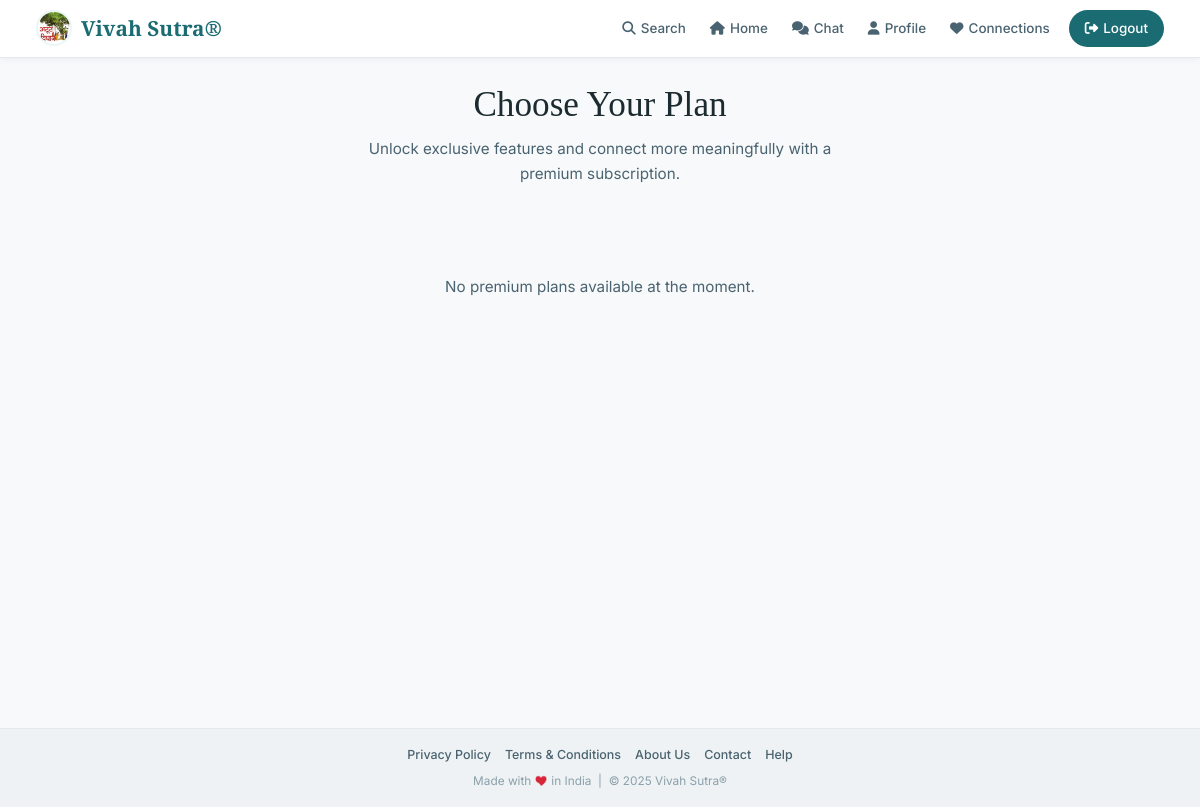
Page /plans/ (signed in) on the earlier database version.
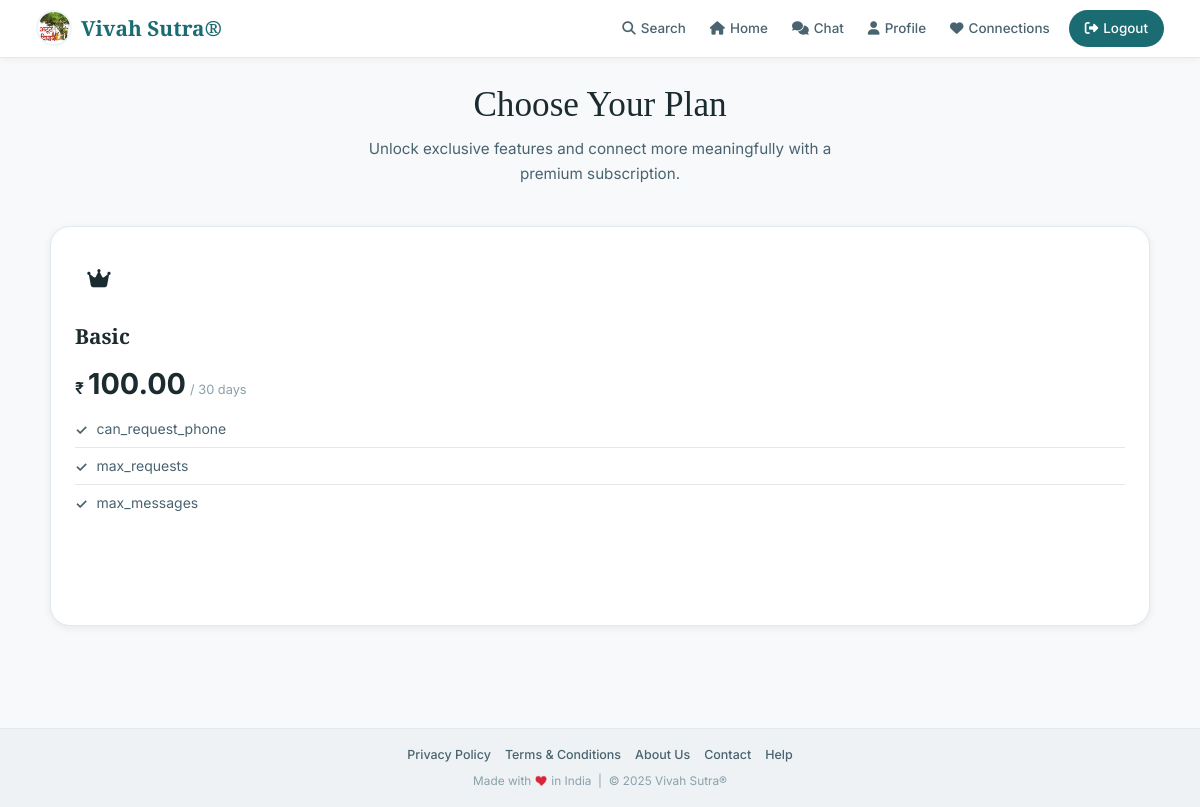
Same page on the later database version.
### plans/models.py (models this page shows, shortened)
class PremiumPlan(models.Model):
    name = models.CharField(max_length=100, unique=True, db_index=True)
    price = models.DecimalField(max_digits=10, decimal_places=2)  # ₹999.00
    duration = models.PositiveIntegerField(help_text="Duration in days")  # e.g. 30, 90, 365
    description = models.TextField(blank=True, null=True)
    is_active = models.BooleanField(default=True)
    created_at = models.DateTimeField(auto_now_add=True)
    class Meta:
        ordering = ["price"]
        verbose_name = "Premium Plan"
        verbose_name_plural = "Premium Plans"

class PlanFeature(models.Model):
    FEATURE_TYPES = [
        ("max_messages", "Max Messages Per Day"),
        ("max_requests", "Max Connection Requests Per Day"),
        ("max_views", "Max Profile Views Per Day"),
        ("can_view_phone", "Can View Phone Number"),
        ("can_request_phone", "Can Request Phone Number"),
        ("priority_support", "Priority Support"),
        ("verified_badge", "Verified Badge"),
        ("other", "Other (description only)"),
    ]
    name = models.CharField(max_length=50, choices=FEATURE_TYPES)
    value = models.CharField(
        max_length=100,
        blank=True,
        null=True,
        help_text="Leave blank for boolean features"
    )
    plans = models.ManyToManyField("PremiumPlan", related_name="features", blank=True)

### plans/views.py (the view)
# urls.py: path("", views.plans_list, name="plans_list"),
@login_required
def plans_list(request):
    plans = PremiumPlan.objects.filter(is_active=True)
    subscription = getattr(request.user, "subscription", None)
    return render(
        request,
        "plans/premiumplans.html",
        {
            "plans": plans,
            "user_subscription": subscription,
        },
    )

### user/context_processors.py (called while the page is built)
def fallback_images(request):
    return {
        "DEFAULT_FEMALE_FALLBACK_URL": getattr(
            settings,
            "DEFAULT_FEMALE_FALLBACK_URL",
            "https://krtiayhjqgtsruzboour.supabase.co/storage/v1/object/public/media/profile_images/femaledefault.png"
        ),
        "DEFAULT_MALE_FALLBACK_URL": getattr(
            settings,
            "DEFAULT_MALE_FALLBACK_URL",
            "https://krtiayhjqgtsruzboour.supabase.co/storage/v1/object/public/media/profile_images/maledefault.png"
        ),
    }

### templates/plans/premiumplans.html (shortened to what this page needs)
{% extends "../user/base.html" %}
{% load static %}
{% block content %}
<div class="plans-wrap">
  <div class="plans-header">
    <h1>Choose Your Plan</h1>
    <p>Unlock exclusive features and connect more meaningfully with a premium subscription.</p>
  </div>
  <div class="plans-grid">
    {% for plan in plans %}
    <div class="plan-card {% if forloop.counter == 2 %}featured{% endif %}">
      <div class="plan-icon"><i class="fas fa-crown"></i></div>
      <div class="plan-name">{{ plan.name }}</div>
      <div class="plan-price">
        <span class="currency">₹</span>{{ plan.price }}
        <span class="period">/ {{ plan.duration }} days</span>
      </div>
      <ul class="plan-features">
        {% for feature in plan.features.all %}
          <li>{{ feature.name }}</li>
        {% empty %}
          <li>All standard features included</li>
        {% endfor %}
      </ul>
      {% if user_subscription and user_subscription.has_active_subscription %}
        <div class="active-sub-badge">
          <i class="fas fa-check-circle"></i>
          Active: <strong>{{ user_subscription.plan.name }}</strong>
        </div>
      {% else %}
        <a href="{% url 'make_payment' plan.id %}" class="btn-subscribe">
        </a>
      {% endif %}
    </div>
    {% empty %}
    <div class="no-plans">No premium plans available at the moment.</div>
    {% endfor %}
  </div>
</div>
{% endblock %}

### templates/user/base.html (shortened to what this page needs)
{% load static %}
<!DOCTYPE html>
<html lang="en">
<head>
  <link href="https://cdn.jsdelivr.net/npm/bootstrap@5.3.0/dist/css/bootstrap.min.css" rel="stylesheet">
  <link rel="stylesheet" href="https://cdnjs.cloudflare.com/ajax/libs/font-awesome/6.4.0/css/all.min.css">
  <link rel="stylesheet" href="{% static 'user/css/style.css' %}">
</head>
<body>
<nav class="vs-nav navbar navbar-expand-lg" id="vsNav">
  <div class="container-fluid">
    <a class="vs-brand" href="{% if user.is_authenticated %}{% url 'user_dashboard' %}{% else %}/{% endif %}">
      <img src="{% static 'user/img/logo.webp' %}" alt="Vivah Sutra Logo" class="vs-logo">
      <span class="vs-brand-name">Vivah Sutra®</span>
    </a>
    <div class="collapse navbar-collapse vs-nav-collapse" id="vsNavMenu">
      <div class="vs-nav-links ms-auto">
        {% if user.is_authenticated and user.profile and request.resolver_match.url_name not in 'login,signup,verify_otp,forgot_password,reset_password,complete_profile_step1,complete_profile_step2,complete_profile_step3,complete_profile_step4' %}
          <a href="{% url 'search_page' %}"   {% if request.resolver_match.url_name == 'search_page'    %}class="active"{% endif %}><i class="fas fa-search"></i> Search</a>
          <a href="{% url 'user_dashboard' %}" {% if request.resolver_match.url_name == 'user_dashboard' %}class="active"{% endif %}><i class="fas fa-home"></i> Home</a>
          <a href="{% url 'chat' %}"           {% if 'chat' in request.path                              %}class="active"{% endif %}><i class="fas fa-comments"></i> Chat</a>
          <a href="{% url 'view_profile' %}"   {% if request.resolver_match.url_name == 'view_profile'   %}class="active"{% endif %}><i class="fas fa-user"></i> Profile</a>
          <a href="{% url 'connection' %}"     {% if request.resolver_match.url_name == 'connection'     %}class="active"{% endif %}><i class="fas fa-heart"></i> Connections</a>
          <a href="{% url 'logout' %}" class="nav-logout"><i class="fas fa-sign-out-alt"></i> Logout</a>
        {% endif %}
      </div>
    </div>
  </div>
</nav>
<main class="vs-main">
  {% block content %}{% endblock %}
</main>
{% if request.resolver_match.url_name != 'login' and request.resolver_match.url_name != 'signup' %}
<footer class="vs-footer">
  <div class="vs-footer-links">
    <a href="{% url 'privacy_policy' %}">Privacy Policy</a>
    <a href="{% url 'terms_conditions' %}">Terms &amp; Conditions</a>
    <a href="{% url 'about' %}">About Us</a>
    <a href="{% url 'contact' %}">Contact</a>
    <a href="{% url 'help' %}">Help</a>
  </div>
  <div class="vs-footer-copy">
    Made with <img src="{% static 'user/img/heart 1.webp' %}" alt="love"> in India &nbsp;|&nbsp; © 2025 Vivah Sutra®
  </div>
</footer>
{% endif %}
</body>
</html>

### main/static/user/css/style.css (style rules this page uses)
:root { --brand: #1A6B72; --brand-dark: #124E54; --brand-mid: #2A8F98; --brand-tint: #EBF6F7; --brand-glow: rgba(26,107,114,.12); --amber: #C8832A; --amber-light: #F5DEB3; --amber-tint: #FDF6EC; --emerald: #2E7D5E; --emerald-light:#E6F4EE; --bg: #F7F9FA; --surface: #FFFFFF; --surface-2: #EEF2F4; --border: #E2E8EB; --border-med: #C8D3D8; --text-1: #1C2B30; --text-2: #4A6370; --text-3: #8AA0AA; --success: #2E7D5E; --warning: #C8832A; --error: #C0392B; --info: #1A6B72; --font-display: 'Playfair Display', Georgia, serif; --font-script: 'Great Vibes', cursive; --font-body: 'Inter', system-ui, sans-serif; --sp-1:4px; --sp-2:8px; --sp-3:12px; --sp-4:16px; --sp-5:20px; --sp-6:24px; --sp-8:32px; --sp-10:40px; --sp-12:48px; --sp-16:64px; --r-sm:6px; --r-md:12px; --r-lg:18px; --r-xl:24px; --r-full:9999px; --shadow-xs: 0 1px 3px rgba(0,0,0,.05); --shadow-sm: 0 2px 8px rgba(0,0,0,.07); --shadow-md: 0 4px 18px rgba(0,0,0,.09); --shadow-lg: 0 8px 32px rgba(0,0,0,.11); --ease: all .22s ease; --ease-out: all .3s cubic-bezier(.22,.61,.36,1); --color-primary-bg: var(--bg); --color-secondary-bg: var(--surface-2); --color-accent-1: var(--brand); --color-accent-2: var(--amber); --color-highlight: var(--brand-mid); --color-text-primary: var(--text-1); --color-text-secondary: var(--text-2); --color-success: var(--emerald); }
*, *::before, *::after { box-sizing: border-box; margin: 0; padding: 0; }
html { scroll-behavior: smooth; view-transition-name: root; }
body { font-family: var(--font-body); background: var(--bg); color: var(--text-1); line-height: 1.65; -webkit-font-smoothing: antialiased; overflow-x: hidden; }
img { max-width: 100%; display: block; }
a { color: inherit; text-decoration: none; }

### templates/user/base.html (style rules this page uses)
.vs-nav { background: var(--surface); border-bottom: 1px solid var(--border); box-shadow: 0 1px 8px rgba(0,0,0,.06); padding: 0 clamp(14px, 4vw, 36px); position: sticky; top: 0; z-index: 1000; min-height: 58px; display: flex; align-items: center; transition: box-shadow .2s; }
.vs-nav .container-fluid { padding: 0; }
.vs-brand { display: flex; align-items: center; gap: 9px; text-decoration: none; }
.vs-logo { width: 36px; height: 36px; border-radius: 50%; object-fit: cover; border: 2px solid var(--brand-tint); }
.vs-brand-name { font-family: 'Playfair Display', serif; font-size: clamp(1rem, 2.5vw, 1.3rem); font-weight: 700; color: var(--brand); }
.vs-nav-links { display: flex; align-items: center; gap: 2px; flex-wrap: wrap; }
.vs-nav-links a { color: var(--text-2); font-size: .84rem; font-weight: 500; padding: 7px 11px; border-radius: var(--r-sm); transition: var(--ease); display: flex; align-items: center; gap: 5px; white-space: nowrap; text-decoration: none; }
.vs-nav-links .nav-logout { background: var(--brand); color: #fff !important; padding: 7px 16px; border-radius: var(--r-full); margin-left: 6px; }
.vs-main { min-height: calc(100vh - 58px - 72px); padding: clamp(14px, 3vw, 26px) clamp(12px, 4vw, 30px); }
.vs-footer { background: var(--surface-2); border-top: 1px solid var(--border); padding: 16px clamp(14px, 4vw, 36px); text-align: center; }
.vs-footer-links { display: flex; flex-wrap: wrap; justify-content: center; gap: 4px 14px; margin-bottom: 6px; }
.vs-footer-links a { font-size: .78rem; color: var(--text-2); font-weight: 500; transition: color .2s; text-decoration: none; }
.vs-footer-copy { font-size: .74rem; color: var(--text-3); display: flex; align-items: center; justify-content: center; gap: 4px; }
.vs-footer-copy img { height: 12px; display: inline; }
a { transition: color .18s ease, background .18s ease, opacity .18s ease; }

Differences in the rows shown:
added PremiumPlan: name "Basic", price "100.00", duration "30"
added PlanFeature: name "can_request_phone"
added PlanFeature: name "max_requests"
added PlanFeature: name "max_messages"
Other differences:
text no longer shown: "No premium plans available at the moment."
